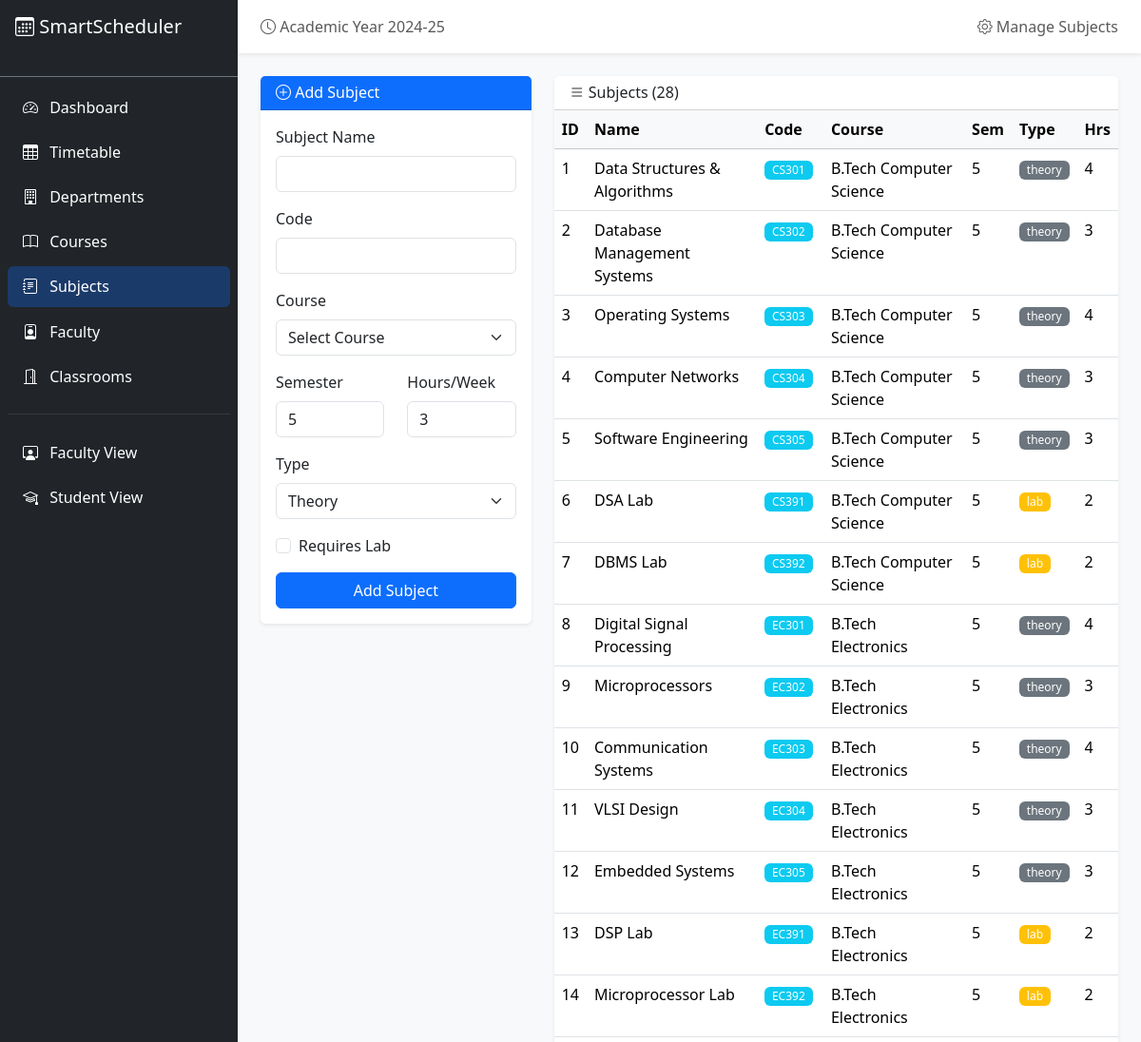
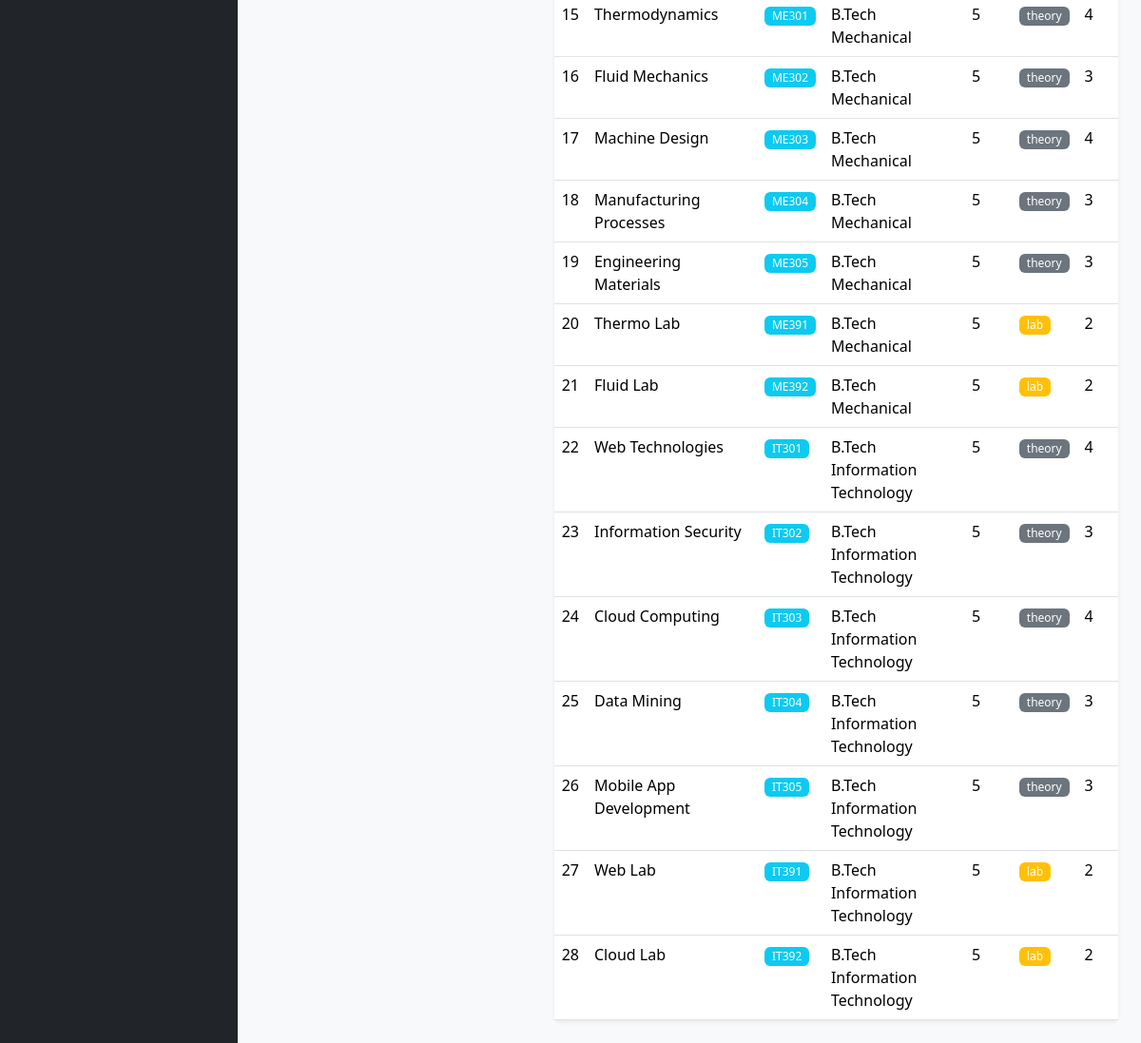
Page /admin/manage?entity=subjects on the committed database (2 pictures, top to bottom).
### database/models.py (models this page shows)
class Subject(db.Model):
    __tablename__ = "subjects"
    id = db.Column(db.Integer, primary_key=True)
    name = db.Column(db.String(100), nullable=False)
    code = db.Column(db.String(20), unique=True, nullable=False)
    course_id = db.Column(db.Integer, db.ForeignKey("courses.id"), nullable=False)
    semester = db.Column(db.Integer, nullable=False)
    subject_type = db.Column(db.String(20), default="theory")  # theory, lab, tutorial
    hours_per_week = db.Column(db.Integer, default=3)
    requires_lab = db.Column(db.Boolean, default=False)
    priority = db.Column(db.Integer, default=5)  # 1=highest, 10=lowest
    created_at = db.Column(db.DateTime, default=datetime.utcnow)
    timetable_entries = db.relationship("TimetableEntry", backref="subject", lazy=True)
    def to_dict(self):
        return {
            "id": self.id,
            "name": self.name,
            "code": self.code,
            "course_id": self.course_id,
            "course_name": self.course.name if self.course else None,
            "semester": self.semester,
            "subject_type": self.subject_type,
            "hours_per_week": self.hours_per_week,
            "requires_lab": self.requires_lab,
            "priority": self.priority,
        }

class Course(db.Model):
    __tablename__ = "courses"
    id = db.Column(db.Integer, primary_key=True)
    name = db.Column(db.String(100), nullable=False)
    code = db.Column(db.String(20), unique=True, nullable=False)
    department_id = db.Column(db.Integer, db.ForeignKey("departments.id"), nullable=False)
    total_semesters = db.Column(db.Integer, default=8)
    created_at = db.Column(db.DateTime, default=datetime.utcnow)
    subjects = db.relationship("Subject", backref="course", lazy=True)
    students = db.relationship("Student", backref="course", lazy=True)
    def to_dict(self):
        return {
            "id": self.id,
            "name": self.name,
            "code": self.code,
            "department_id": self.department_id,
            "department_name": self.department.name if self.department else None,
            "total_semesters": self.total_semesters,
        }

### routes/admin.py (the view)
@admin_bp.route("/manage")
def manage():
    entity = request.args.get("entity", "departments")
    items = []
    departments = []
    courses = []
    if entity == "departments":
        items = [d.to_dict() for d in Department.query.all()]
    elif entity == "courses":
        items = [c.to_dict() for c in Course.query.all()]
        departments = [d.to_dict() for d in Department.query.all()]
    elif entity == "subjects":
        items = [s.to_dict() for s in Subject.query.all()]
        courses = [c.to_dict() for c in Course.query.all()]
    elif entity == "faculty":
        items = [f.to_dict() for f in Faculty.query.all()]
        departments = [d.to_dict() for d in Department.query.all()]
    elif entity == "classrooms":
        items = [c.to_dict() for c in Classroom.query.all()]
    elif entity == "students":
        items = [s.to_dict() for s in Student.query.all()]
        courses = [c.to_dict() for c in Course.query.all()]
    return render_template("admin/manage.html", entity=entity, items=items, departments=departments, courses=courses)

### templates/admin/manage.html (shortened to what this page needs)
{% extends "base.html" %}
{% block page_title %}<i class="bi bi-gear"></i> Manage {{ entity|title }}{% endblock %}
{% block content %}
<div class="row">
    <div class="col-md-4">
        <div class="card border-0 shadow-sm mb-4">
            <div class="card-header bg-primary text-white">
                <h6 class="mb-0"><i class="bi bi-plus-circle"></i> Add {{ entity[:-1]|title if entity.endswith('s') else entity|title }}</h6>
            </div>
            <div class="card-body">
                {% if entity == 'departments' %}
                <form action="{{ url_for('admin.add_department') }}" method="POST">
                    <div class="mb-3">
                        <label class="form-label">Department Name</label>
                        <input type="text" name="name" class="form-control" required placeholder="e.g. Computer Science">
                    </div>
                    <div class="mb-3">
                        <label class="form-label">Code</label>
                        <input type="text" name="code" class="form-control" required placeholder="e.g. CSE" maxlength="10">
                    </div>
                    <button type="submit" class="btn btn-primary w-100">Add Department</button>
                </form>
                {% elif entity == 'subjects' %}
                <form action="{{ url_for('admin.add_subject') }}" method="POST">
                    <div class="mb-3">
                        <label class="form-label">Subject Name</label>
                        <input type="text" name="name" class="form-control" required>
                    </div>
                    <div class="mb-3">
                        <label class="form-label">Code</label>
                        <input type="text" name="code" class="form-control" required>
                    </div>
                    <div class="mb-3">
                        <label class="form-label">Course</label>
                        <select name="course_id" class="form-select" required>
                            <option value="">Select Course</option>
                        </select>
                    </div>
                    <div class="row">
                        <div class="col-6 mb-3">
                            <label class="form-label">Semester</label>
                            <input type="number" name="semester" class="form-control" value="5" min="1" max="8">
                        </div>
                        <div class="col-6 mb-3">
                            <label class="form-label">Hours/Week</label>
                            <input type="number" name="hours_per_week" class="form-control" value="3" min="1" max="8">
                        </div>
                    </div>
                    <div class="mb-3">
                        <label class="form-label">Type</label>
                        <select name="subject_type" class="form-select">
                            <option value="theory">Theory</option>
                        </select>
                    </div>
                    <div class="mb-3 form-check">
                        <input type="checkbox" name="requires_lab" class="form-check-input" id="reqLab">
                        <label class="form-check-label" for="reqLab">Requires Lab</label>
                    </div>
                    <button type="submit" class="btn btn-primary w-100">Add Subject</button>
                </form>
                {% endif %}
            </div>
        </div>
    </div>
    <div class="col-md-8">
        <div class="card border-0 shadow-sm">
            <div class="card-header bg-white d-flex justify-content-between align-items-center">
                <h6 class="mb-0"><i class="bi bi-list"></i> {{ entity|title }} ({{ items|length }})</h6>
            </div>
            <div class="card-body p-0">
                <div class="table-responsive">
                    <table class="table table-hover mb-0">
                        {% if entity == 'departments' %}
                        <thead class="table-light">
                            <tr><th>ID</th><th>Name</th><th>Code</th><th>Actions</th></tr>
                        </thead>
                        <tbody>
                            {% for item in items %}
                            <tr>
                                <td>{{ item.id }}</td>
                                <td>{{ item.name }}</td>
                                <td><span class="badge bg-primary">{{ item.code }}</span></td>
                                <td>
                                    <form action="{{ url_for('admin.delete_department', dept_id=item.id) }}" method="POST" class="d-inline">
                                        <button class="btn btn-sm btn-outline-danger" onclick="return confirm('Delete?')">
                                            <i class="bi bi-trash"></i>
                                        </button>
                                    </form>
                                </td>
                            </tr>
                            {% endfor %}
                        </tbody>
                        {% elif entity == 'subjects' %}
                        <thead class="table-light">
                            <tr><th>ID</th><th>Name</th><th>Code</th><th>Course</th><th>Sem</th><th>Type</th><th>Hrs</th></tr>
                        </thead>
                        <tbody>
                            {% for item in items %}
                            <tr>
                                <td>{{ item.id }}</td>
                                <td>{{ item.name }}</td>
                                <td><span class="badge bg-info">{{ item.code }}</span></td>
                                <td>{{ item.course_name }}</td>
                                <td>{{ item.semester }}</td>
                                <td>
                                    <span class="badge {{ 'bg-warning' if item.subject_type == 'lab' else 'bg-secondary' }}">
                                        {{ item.subject_type }}
                                    </span>
                                </td>
                                <td>{{ item.hours_per_week }}</td>
                            </tr>
                            {% endfor %}
                        </tbody>
                        {% endif %}
                    </table>
                </div>
            </div>
        </div>
    </div>
</div>
{% endblock %}

### static/css/style.css (style rules this page uses)
.badge { font-weight: 500; }
.card { transition: box-shadow 0.2s; }

### rows in the picture
Subject: name "Data Structures & Algorithms", code "CS301", subject_type "theory"
Course: course_name "B.Tech Computer Science" "B.Tech Computer Science" "B.Tech Computer Science" "B.Tech Computer Science" "B.Tech Computer Science"
Subject: name "Database Management Systems", code "CS302", subject_type "theory"
Subject: name "Operating Systems", code "CS303", subject_type "theory"
Subject: name "Computer Networks", code "CS304", subject_type "theory"
Subject: name "Software Engineering", code "CS305", subject_type "theory"
Subject: id "6", name "DSA Lab", code "CS391", course_name "B.Tech Computer Science", semester "5", subject_type "lab", hours_per_week "2"
Subject: id "7", name "DBMS Lab", code "CS392", course_name "B.Tech Computer Science", semester "5", subject_type "lab", hours_per_week "2"
Subject: id "8", name "Digital Signal Processing", code "EC301", course_name "B.Tech Electronics", semester "5", subject_type "theory", hours_per_week "4"
Subject: id "9", name "Microprocessors", code "EC302", course_name "B.Tech Electronics", semester "5", subject_type "theory", hours_per_week "3"
Subject: id "10", name "Communication Systems", code "EC303", course_name "B.Tech Electronics", semester "5", subject_type "theory", hours_per_week "4"
Subject: id "11", name "VLSI Design", code "EC304", course_name "B.Tech Electronics", semester "5", subject_type "theory", hours_per_week "3"
Subject: id "12", name "Embedded Systems", code "EC305", course_name "B.Tech Electronics", semester "5", subject_type "theory", hours_per_week "3"
Subject: id "13", name "DSP Lab", code "EC391", course_name "B.Tech Electronics", semester "5", subject_type "lab", hours_per_week "2"
Subject: id "14", name "Microprocessor Lab", code "EC392", course_name "B.Tech Electronics", semester "5", subject_type "lab", hours_per_week "2"
Subject: id "15", name "Thermodynamics", code "ME301", course_name "B.Tech Mechanical", semester "5", subject_type "theory", hours_per_week "4"
Subject: id "16", name "Fluid Mechanics", code "ME302", course_name "B.Tech Mechanical", semester "5", subject_type "theory", hours_per_week "3"
Subject: id "17", name "Machine Design", code "ME303", course_name "B.Tech Mechanical", semester "5", subject_type "theory", hours_per_week "4"
Subject: id "18", name "Manufacturing Processes", code "ME304", course_name "B.Tech Mechanical", semester "5", subject_type "theory", hours_per_week "3"
Subject: id "19", name "Engineering Materials", code "ME305", course_name "B.Tech Mechanical", semester "5", subject_type "theory", hours_per_week "3"
Subject: id "20", name "Thermo Lab", code "ME391", course_name "B.Tech Mechanical", semester "5", subject_type "lab", hours_per_week "2"
Subject: id "21", name "Fluid Lab", code "ME392", course_name "B.Tech Mechanical", semester "5", subject_type "lab", hours_per_week "2"
Subject: id "22", name "Web Technologies", code "IT301", course_name "B.Tech Information Technology", semester "5", subject_type "theory", hours_per_week "4"
Subject: id "23", name "Information Security", code "IT302", course_name "B.Tech Information Technology", semester "5", subject_type "theory", hours_per_week "3"
Subject: id "24", name "Cloud Computing", code "IT303", course_name "B.Tech Information Technology", semester "5", subject_type "theory", hours_per_week "4"
Subject: id "25", name "Data Mining", code "IT304", course_name "B.Tech Information Technology", semester "5", subject_type "theory", hours_per_week "3"
Subject: id "26", name "Mobile App Development", code "IT305", course_name "B.Tech Information Technology", semester "5", subject_type "theory", hours_per_week "3"
Subject: id "27", name "Web Lab", code "IT391", course_name "B.Tech Information Technology", semester "5", subject_type "lab", hours_per_week "2"
Subject: id "28", name "Cloud Lab", code "IT392", course_name "B.Tech Information Technology", semester "5", subject_type "lab", hours_per_week "2"

### other values in the picture
{{ entity|title }} "Subjects"
{{ entity[:-1]|title if entity.endswith('s') else entity|title }} "Subject"
{{ items|length }} "28"
{{ item.id }} "1" "2" "3" "4" "5"
{{ item.semester }} "5" "5" "5" "5" "5"
{{ item.hours_per_week }} "4" "3" "4" "3" "3"
